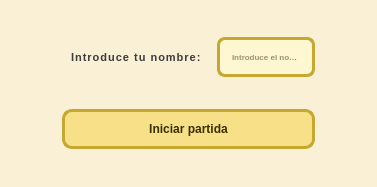
<?xml version="1.0" encoding="UTF-8"?>
<ui version="4.0">
 <class>introduccionNombre</class>
 <widget class="QWidget" name="introduccionNombre">
  <property name="geometry">
   <rect>
    <x>0</x>
    <y>0</y>
    <width>377</width>
    <height>187</height>
   </rect>
  </property>
  <property name="windowTitle">
   <string>Form</string>
  </property>
  <property name="styleSheet">
   <string notr="true">background-color: #faf0d6;
</string>
  </property>
  <layout class="QGridLayout" name="gridLayout">
   <item row="1" column="2">
    <widget class="QLineEdit" name="nombre">
     <property name="sizePolicy">
      <sizepolicy hsizetype="Fixed" vsizetype="Fixed">
       <horstretch>0</horstretch>
       <verstretch>0</verstretch>
      </sizepolicy>
     </property>
     <property name="maximumSize">
      <size>
       <width>500</width>
       <height>40</height>
      </size>
     </property>
     <property name="styleSheet">
      <string notr="true">QLineEdit {
    background-color: #FFF7D2;            /* fondo beige claro */
    border: 3px solid #C6A72F;            /* borde dorado */
    border-radius: 8px;                   /* esquinas suaves */
    color: #3A2F00;                       /* texto marrón oscuro */
    font-weight: bold;
    font-family: &quot;Press Start 2P&quot;, monospace;  /* si tienes fuente pixel */
    font-size: 8px;
    padding: 0px 10px;
    selection-background-color: #F7D24A;  /* color de selección */
    selection-color: black;
}

QLineEdit:hover {
    border-color: #E6C84F;                /* borde más brillante al pasar el ratón */
    background-color: #FFF4BD;
}

QLineEdit:focus {
    border-color: #FFD700;                /* dorado intenso cuando se escribe */
    background-color: #FFF9E0;
    box-shadow: 0 0 10px #FFD700;         /* efecto resplandor dorado */
}

QLineEdit:disabled {
    background-color: #E0E0E0;
    color: #888;
    border-color: #AAA;
}
</string>
     </property>
     <property name="placeholderText">
      <string>Introduce el nombre</string>
     </property>
    </widget>
   </item>
   <item row="1" column="0">
    <spacer name="horizontalSpacer">
     <property name="orientation">
      <enum>Qt::Orientation::Horizontal</enum>
     </property>
     <property name="sizeHint" stdset="0">
      <size>
       <width>40</width>
       <height>20</height>
      </size>
     </property>
    </spacer>
   </item>
   <item row="1" column="3">
    <spacer name="horizontalSpacer_2">
     <property name="orientation">
      <enum>Qt::Orientation::Horizontal</enum>
     </property>
     <property name="sizeHint" stdset="0">
      <size>
       <width>40</width>
       <height>20</height>
      </size>
     </property>
    </spacer>
   </item>
   <item row="1" column="1">
    <widget class="QLabel" name="labelNombre">
     <property name="maximumSize">
      <size>
       <width>150</width>
       <height>50</height>
      </size>
     </property>
     <property name="styleSheet">
      <string notr="true">QLabel {
    color: #3C3C3C;
    font-size: 11px;
    font-weight: bold;
    padding: 6px;
    letter-spacing: 1px;
}</string>
     </property>
     <property name="text">
      <string>Introduce tu nombre:</string>
     </property>
    </widget>
   </item>
   <item row="2" column="1" colspan="2">
    <widget class="QPushButton" name="iniciarPartida">
     <property name="maximumSize">
      <size>
       <width>300</width>
       <height>40</height>
      </size>
     </property>
     <property name="layoutDirection">
      <enum>Qt::LayoutDirection::LeftToRight</enum>
     </property>
     <property name="styleSheet">
      <string notr="true">QPushButton {
    background-color: #F7E088;          /* dorado suave */
    border: 3px solid #C6A72F;          /* borde más oscuro */
    border-radius: 10px;
    color: #3A2F00;                     /* texto marrón oscuro */
    font-weight: bold;
    font-family: &quot;Press Start 2P&quot;, monospace; /* o una similar pixel */
    font-size: 12px;
    padding: 8px 16px;
    text-transform: uppercase;
    box-shadow: 0px 3px 0px #9E821F;    /* efecto relieve inferior */
}

QPushButton:hover {
    background-color: #FFE87C;          /* brillo al pasar el ratón */
    border-color: #E6C84F;
    box-shadow: 0px 3px 0px #C6A72F;
    transform: translateY(-1px);        /* efecto sutil de elevación */
}

QPushButton:pressed {
    background-color: #E6C84F;
    border-color: #A88C22;
    color: #2A2000;
    box-shadow: 0px 1px 0px #8B6F16;
    transform: translateY(2px);         /* efecto de “clic” */
}

QPushButton:disabled {
    background-color: #DDD2A0;
    border-color: #B5A36A;
    color: #888;
    box-shadow: none;
}
</string>
     </property>
     <property name="inputMethodHints">
      <set>Qt::InputMethodHint::ImhDate</set>
     </property>
     <property name="text">
      <string>Iniciar partida</string>
     </property>
    </widget>
   </item>
  </layout>
 </widget>
 <resources/>
 <connections/>
</ui>
